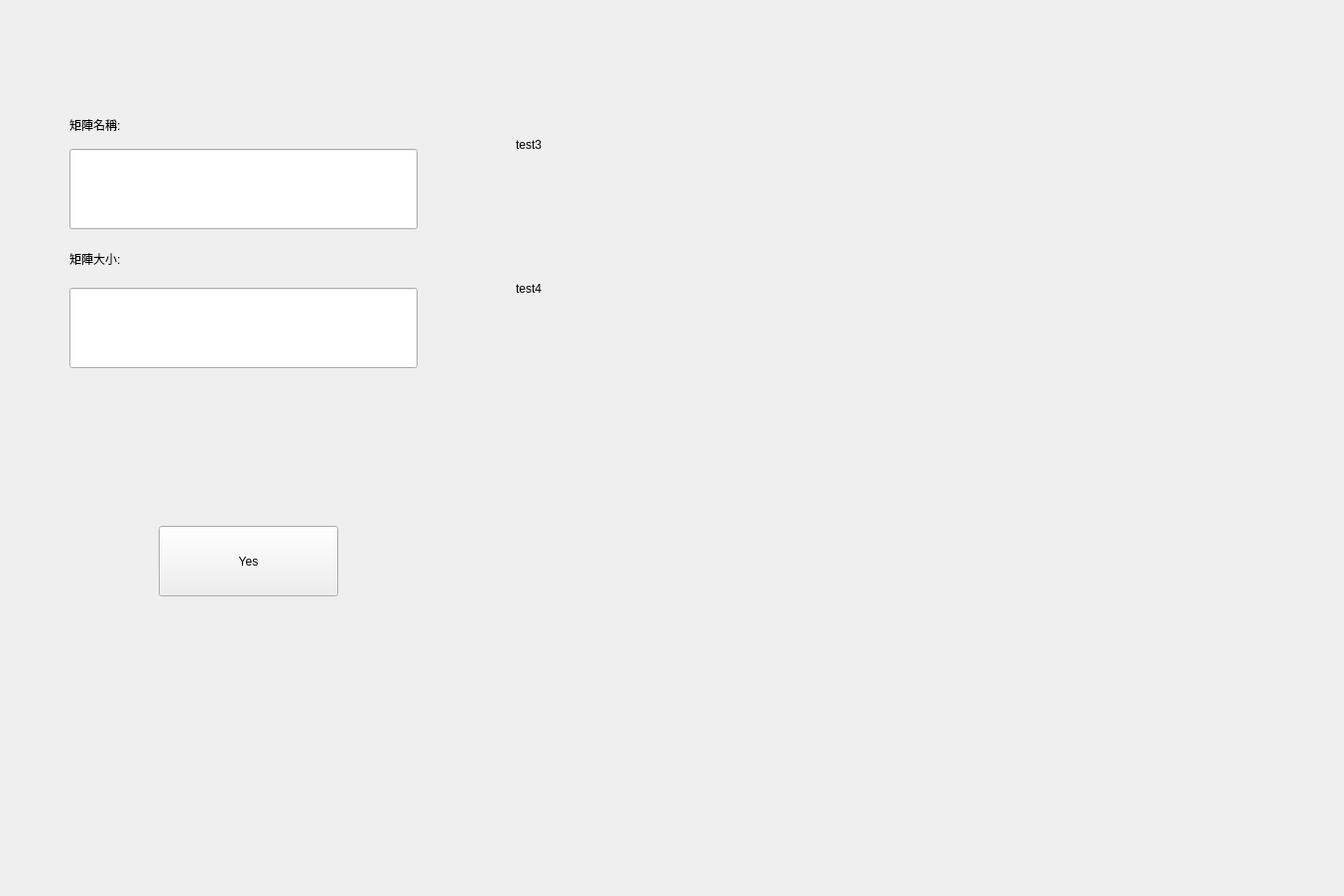
<?xml version="1.0" encoding="UTF-8"?>
<ui version="4.0">
 <class>Frame</class>
 <widget class="QFrame" name="Frame">
  <property name="geometry">
   <rect>
    <x>0</x>
    <y>0</y>
    <width>1355</width>
    <height>903</height>
   </rect>
  </property>
  <property name="windowTitle">
   <string>Frame</string>
  </property>
  <widget class="QPushButton" name="pushButton">
   <property name="geometry">
    <rect>
     <x>160</x>
     <y>530</y>
     <width>181</width>
     <height>71</height>
    </rect>
   </property>
   <property name="text">
    <string>Yes</string>
   </property>
  </widget>
  <widget class="QLineEdit" name="lineEdit">
   <property name="geometry">
    <rect>
     <x>70</x>
     <y>150</y>
     <width>351</width>
     <height>81</height>
    </rect>
   </property>
  </widget>
  <widget class="QLabel" name="label">
   <property name="geometry">
    <rect>
     <x>70</x>
     <y>100</y>
     <width>121</width>
     <height>51</height>
    </rect>
   </property>
   <property name="text">
    <string>矩陣名稱:</string>
   </property>
  </widget>
  <widget class="QLabel" name="label_2">
   <property name="geometry">
    <rect>
     <x>70</x>
     <y>240</y>
     <width>101</width>
     <height>41</height>
    </rect>
   </property>
   <property name="text">
    <string>矩陣大小:</string>
   </property>
  </widget>
  <widget class="QLineEdit" name="lineEdit_2">
   <property name="geometry">
    <rect>
     <x>70</x>
     <y>290</y>
     <width>351</width>
     <height>81</height>
    </rect>
   </property>
  </widget>
  <widget class="QLabel" name="label_3">
   <property name="geometry">
    <rect>
     <x>520</x>
     <y>110</y>
     <width>741</width>
     <height>71</height>
    </rect>
   </property>
   <property name="text">
    <string>test3</string>
   </property>
  </widget>
  <widget class="QLabel" name="label_4">
   <property name="geometry">
    <rect>
     <x>520</x>
     <y>260</y>
     <width>551</width>
     <height>61</height>
    </rect>
   </property>
   <property name="text">
    <string>test4</string>
   </property>
  </widget>
 </widget>
 <resources/>
 <connections/>
</ui>
